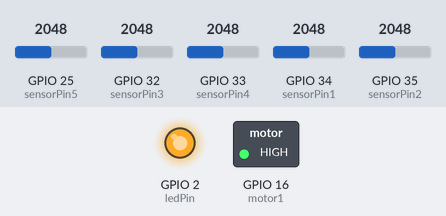
The program below on a simulated ESP32. Parts: switched loads named in the program (green lamp = pin HIGH), output pins drawn as LEDs (lit = HIGH). Inputs (shaded band) come from the test bench; at power-on: GPIO 25 (sensorPin5) = 2048, GPIO 32 (sensorPin3) = 2048, GPIO 33 (sensorPin4) = 2048, GPIO 34 (sensorPin1) = 2048, GPIO 35 (sensorPin2) = 2048. What the program prints to the serial monitor is not drawn.

Above: at 0.1 s.
Timing chart, 0 to 1.6 s (numbered marks = the images above):
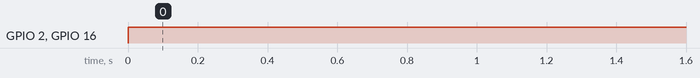

The program:

main.cpp
```cpp
#include <Arduino.h>

const int sensorPin1 = 34; // GPIO 34 for Force Sensor 1
const int sensorPin2 = 35; // GPIO 35 for Force Sensor 2
const int sensorPin3 = 32; // GPIO 36 for Force Sensor 3
const int sensorPin4 = 33; // GPIO 39 for Force Sensor 4
const int sensorPin5 = 25; // GPIO 4 for Force Sensor 5
const int ledPin = 2;      // Built-in LED, GPIO 2
const int motor1 = 16;

void setup()
{
  pinMode(sensorPin1, INPUT);
  pinMode(sensorPin2, INPUT);
  pinMode(sensorPin3, INPUT);
  pinMode(sensorPin4, INPUT);
  pinMode(sensorPin5, INPUT);
  pinMode(ledPin, OUTPUT);
  pinMode(motor1, OUTPUT);
  Serial.begin(115200);
}

void loop()
{
  int sensorValue1 = analogRead(sensorPin1);
  int sensorValue2 = analogRead(sensorPin2);
  int sensorValue3 = analogRead(sensorPin3);
  int sensorValue4 = analogRead(sensorPin4);
  int sensorValue5 = analogRead(sensorPin5);

  // Threshold value for detecting a press
  int threshold = 1000;

  // Check if any of the sensors are pressed
  if (sensorValue1 > threshold || sensorValue2 > threshold ||
      sensorValue3 > threshold || sensorValue4 > threshold ||
      sensorValue5 > threshold)
  {
    // If any sensor is pressed, turn on the LED
    digitalWrite(ledPin, HIGH);
    digitalWrite(motor1, HIGH);
    Serial.println("Pressed!");
  }
  else
  {
    // If no sensor is pressed, turn off the LED
    digitalWrite(ledPin, LOW);
    digitalWrite(motor1, LOW);
  }

  delay(100); // Wait for a moment before reading values again
}
```

Measured:
- by itself, GPIO 2 (ledPin), GPIO 16 (motor1): LOW → HIGH at 0.00 s
